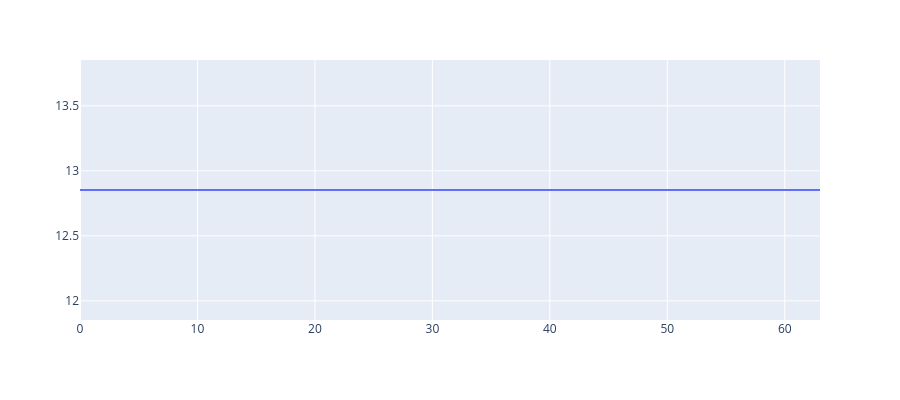

Here is the notebook cell this chart was saved with:
### Code cell
line((torch.tensor(np.tile(regressor.coef_, reps=(64,1))) @ cache['blocks.0.ln2.hook_normalized'][sample_id][:, selected_neurons_ids].T).mean(1))

### Figure 1 — Plotly figure (JSON) as saved in the notebook; plotly's stock layout.template omitted (floating-point values rounded to 4 significant figures)
{"data": [{"hovertemplate": "variable=0<br>index=%{x}<br>value=%{y}<extra></extra>", "legendgroup": "0", "line": {"color": "#636efa", "dash": "solid"}, "marker": {"symbol": "circle"}, "mode": "lines", "name": "0", "orientation": "v", "showlegend": true, "type": "scatter", "x": [0, 1, 2, 3, 4, 5, 6, 7, 8, 9, 10, 11, 12, 13, 14, 15, 16, 17, 18, 19, 20, 21, 22, 23, 24, 25, 26, 27, 28, 29, 30, 31, 32, 33, 34, 35, 36, 37, 38, 39, 40, 41, 42, 43, 44, 45, 46, 47, 48, 49, 50, 51, 52, 53, 54, 55, 56, 57, 58, 59, 60, 61, 62, 63], "xaxis": "x", "y": [12.85, 12.85, 12.85, 12.85, 12.85, 12.85, 12.85, 12.85, 12.85, 12.85, 12.85, 12.85, 12.85, 12.85, 12.85, 12.85, 12.85, 12.85, 12.85, 12.85, 12.85, 12.85, 12.85, 12.85, 12.85, 12.85, 12.85, 12.85, 12.85, 12.85, 12.85, 12.85, 12.85, 12.85, 12.85, 12.85, 12.85, 12.85, 12.85, 12.85, 12.85, 12.85, 12.85, 12.85, 12.85, 12.85, 12.85, 12.85, 12.85, 12.85, 12.85, 12.85, 12.85, 12.85, 12.85, 12.85, 12.85, 12.85, 12.85, 12.85, 12.85, 12.85, 12.85, 12.85], "yaxis": "y"}], "layout": {"height": 400, "legend": {"title": {"text": ""}, "tracegroupgap": 0}, "margin": {"t": 60}, "showlegend": false, "title": {"text": ""}, "xaxis": {"anchor": "y", "domain": [0, 1], "title": {"text": ""}}, "yaxis": {"anchor": "x", "domain": [0, 1], "title": {"text": ""}}}}
